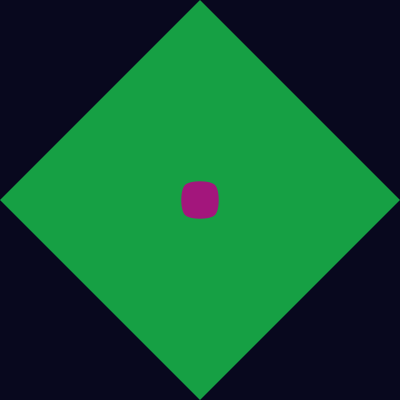
Frame 1 (no input)
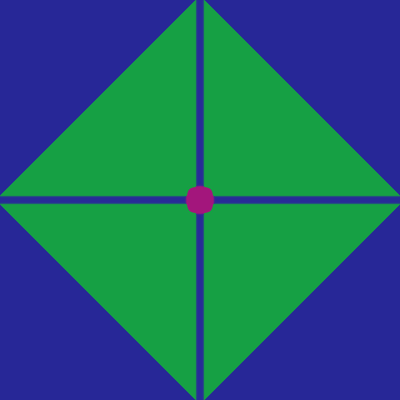
Frame 60 (the mouse pressed at the canvas centre just before this capture)
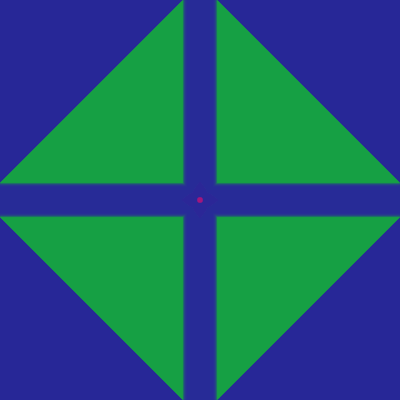
Frame 120 (the mouse held since frame 60 and released just before this capture)

The Processing sketch that drew these frames (run headless with seeded random() and noise(); from frame 60 on, the mouse is pressed at the canvas centre):

// Processing sketch: processing_50181
// ── processing_50181.pde

//sketch
//copyright ben corwin 2012
float a, b, c;

void setup()
{
  size( 400, 400);
  background(0,0,0);
  noStroke();
  textSize(10);
  smooth();
  a = 0;
  b = 0;
  c = 0;
}

void draw( )
{

  fill(#282899,50);
  rect(0, 0, width, height);
  fill(#16A044);
    beginShape();
      //quad 2
      //center
      vertex(width/4 + width/4 * cos(.01 * a), height/4 + height/4 * cos(.01 * b));
      //top left
      vertex(width/4 + width/4 * cos(.01 * a),0);
      //left top
      vertex(0,height/4 + height/4 * cos(.01 * b));
    endShape(CLOSE);
    
    beginShape();
      //quad 4
      //center
      vertex( 3*width/4 - width/4 * cos(.01 * a), 3*height/4 - height/4 * cos(.01 * b));
      //bottom right
      vertex(width - (width/4 + width/4 * cos(.01 * a)),height);
      //right bottom
      vertex(width,height - (height/4 + height/4 * cos(.01 * b)));
    endShape(CLOSE);
    
    beginShape();
      //quad 1
      //center
      vertex( 3*width/4 - width/4 * cos(.01 * a), height/4 + height/4 * cos(.01 * b));
      //top right
      vertex(width - (width/4 + width/4 * cos(.01 * a)),0);
      //right top
      vertex(width,height/2 - (height/4 + height/4 * cos(PI + .01 * b)));
    endShape(CLOSE);
        
    beginShape();
      //quad 3
      //center
      vertex( width/4 + width/4 * cos(.01 * a), 3*height/4 - height/4 * cos(.01 * b));
      //bottom left
      vertex(width/4 + width/4 * cos(.01 * a),height);
      //left bottom
      vertex(0,height - (height/4 + height/4 * cos(.01 * b)));
    endShape(CLOSE);
    
    fill(#A3167C);
    beginShape();
      //circle
      //quad 3
      curveVertex(width/4 + 15 + width/4 * cos(.01 * a), 3*height/4 - 15 - height/4 * cos(.01 * b));
      //quad 2
      curveVertex(width/4 + 15 + width/4 * cos(.01 * a), height/4 + 15 + height/4 * cos(.01 * b));
      //quad 1
      curveVertex(3*width/4 - 15 - width/4 * cos(.01 * a), height/4 + 15 + height/4 * cos(.01 * b));
      //quad 4
      curveVertex(3*width/4 - 15 - width/4 * cos(.01 * a), 3*height/4 - 15 - height/4 * cos(.01 * b));
      //quad 3
      curveVertex(width/4 + 15 + width/4 * cos(.01 * a), 3*height/4 - 15 - height/4 * cos(.01 * b));
      //quad 2
      curveVertex(width/4 + 15 + width/4 * cos(.01 * a), height/4 + 15 + height/4 * cos(.01 * b));
      //quad 1
      curveVertex(3*width/4 - 15 - width/4 * cos(.01 * a), height/4 + 15 + height/4 * cos(.01 * b));
    endShape();
  
  a = a + .5;
  b = b + .5;
 

 
}                               
